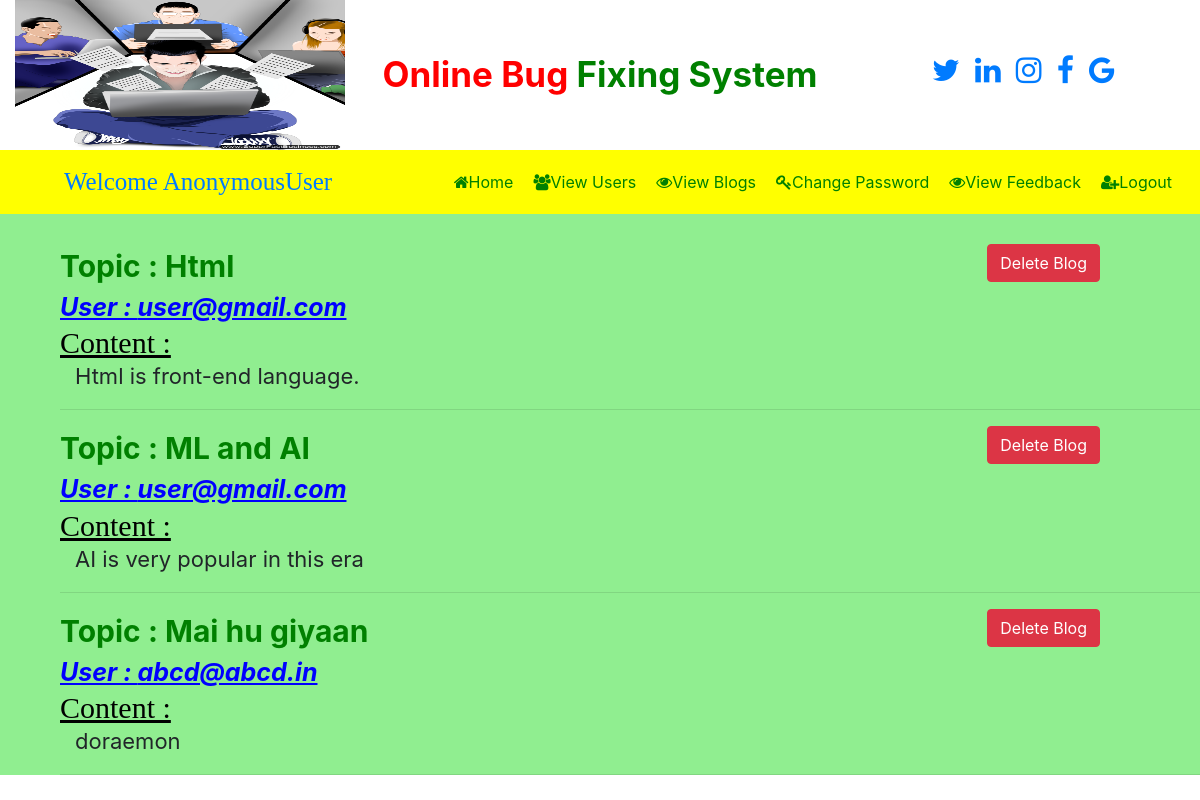
/view_blog_admin, run on the app's committed database.
### study/models.py (models this page shows)
class Blog(models.Model):
    user = models.CharField(max_length=200,null=True)
    topic = models.CharField(max_length=200,null=True)
    blogc = models.CharField(max_length=200,null=True)

### study/views.py (the view)
# urls.py: path('view_blog_admin',view_blog_admin,name="view_blog_admin"),
def view_blog_admin(request):
    data = Blog.objects.all()
    d = {'data':data}
    return render(request,'view_blog_admin.html',d)

### study/templates/view_blog_admin.html
{% include 'admin_navigation.html' %}
<div class="container-fluid" style="padding:30px 0 0 60px;width:100%;background:lightgreen;margin-top:0px;min-height:450px;max-height:4000px;">
    {% for i in data %}
    <div style="font-size:30px;font-weight:bold;color:blue;">
        <span style="color:green;">Topic : {{i.topic}}</span>
        <span style="float:right;margin-right:100px;"><a href="{% url 'delete_blog' i.id %}" onclick="return confirm('Are you sure?')" class="btn btn-danger">Delete Blog</a></span>
        <br>
        <u style="font-size:25px;font-style:italic;">User : {{i.user}}</u><br>
    </div>
        <span style="font:30px bold;color:black;"><u>Content :</u></span>
    <div class="container">
        <span style="font-size:22px;">{{i.blogc}}</span>
    </div>
    <hr>
    {% endfor %}
</div>

### data on the page
Blog: topic "Html", user "user@gmail.com", blogc "Html is front-end language."
Blog: topic "ML and AI", user "user@gmail.com", blogc "AI is very popular in this era"
Blog: topic "Mai hu giyaan", user "abcd@abcd.in", blogc "doraemon"

### other printed values
{{ user }} "AnonymousUser"
